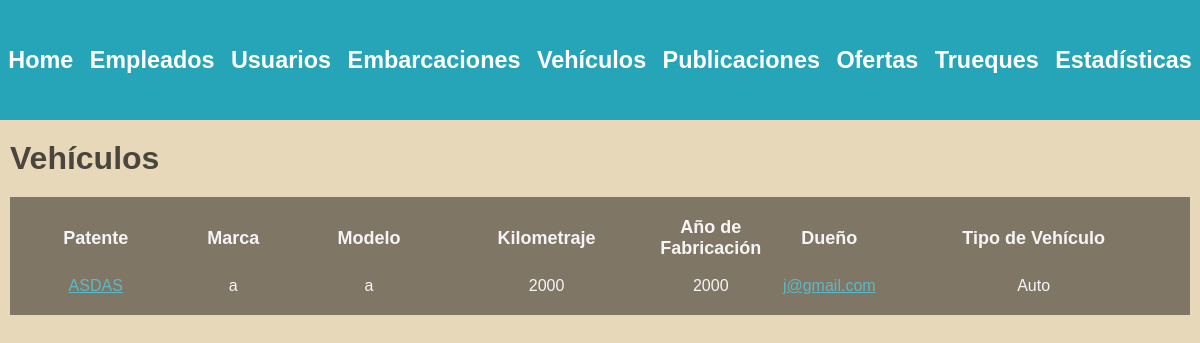
Before: /administrador/vehiculos/ (signed in) with the older database file.
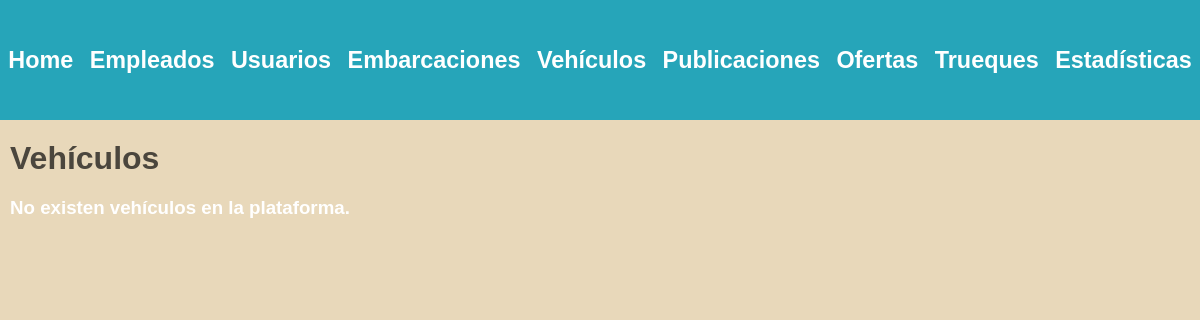
After: the same page with the newer database file.
### vehiculos/models.py (models this page shows)
class Vehiculo(models.Model):
    patente = models.CharField(max_length=100, unique=True)
    marca = models.CharField(max_length=100)
    modelo = models.CharField(max_length=100)
    tipo = models.ForeignKey(TipoVehiculo, on_delete=models.SET_NULL, null=True)
    año_fabricacion = models.DecimalField(max_digits=4, decimal_places=0, default=2000)
    kilometraje = models.DecimalField(max_digits=10, decimal_places=0, default=0)
    dueño = models.ForeignKey(Usuario, on_delete=models.CASCADE)

class TipoVehiculo(models.Model):
    clase = models.CharField(max_length=50, unique=True)

### usuarios/models.py (models this page shows, shortened)
class Usuario(AbstractBaseUser, PermissionsMixin):
    nombre = models.CharField(max_length=50)
    apellido = models.CharField(max_length=50)
    fecha_nacimiento = models.DateField()
    telefono = models.CharField(max_length=13)
    mail = models.EmailField(max_length=50, unique=True)
    password = models.CharField(max_length=128)
    is_staff= models.BooleanField(default=False)
    is_blocked= models.BooleanField(default=False)
    USERNAME_FIELD = 'mail'
    REQUIRED_FIELDS = ['nombre', 'apellido', 'fecha_nacimiento', 'telefono']

### administrador/views.py (the view)
# urls.py: path('administrador/vehiculos/', views.listar_vehiculos, name='lista vehiculos'),
@login_required(login_url=reverse_lazy('home'))
def listar_vehiculos(request):
    user = request.user
    if not user.is_superuser:
        return redirect('home')
    vehiculos = Vehiculo.objects.exclude(patente__startswith='*')
    return render(request, 'vehicles.html', {'vehiculos': vehiculos})

### autenticacion/backend.py (called while the page is built)
    def get_user(self, user_id):
        UserModel = get_user_model()
        try:
            return UserModel.objects.get(pk=user_id)
        except UserModel.DoesNotExist:
            return None

### administrador/templates/vehicles.html (shortened to what this page needs)
{% extends 'layouts/navbar.html' %}
{% block content %}
<div class="header">
    <h1>Vehículos</h1>
</div>
{% if vehiculos %}
    <table>
        <thead>
            <tr>
                <th>Patente</th>
                <th>Marca</th>
                <th>Modelo</th>
                <th>Kilometraje</th>
                <th>Año de Fabricación</th>
                <th>Dueño</th>
                <th>Tipo de Vehículo</th>
            </tr>
        </thead>
        <tbody>
            {% for vehiculo in vehiculos %}
                <tr>
                    <td>
                        <a href="{% url 'ver detalle vehiculo' vehiculo.id 0 %}"> {{vehiculo.patente}} </a>
                    </td>
                    <td>{{ vehiculo.marca }}</td>
                    <td>{{ vehiculo.modelo }}</td>
                    <td>{{ vehiculo.kilometraje }}</td>
                    <td>{{ vehiculo.año_fabricacion }}</td>
                    <td>
                        <a href="{% url 'ver perfil' vehiculo.dueño.id %}"> {{vehiculo.dueño}} </a>
                    </td>
                    <td>{{ vehiculo.tipo.clase }}</td>
                </tr>
            {% endfor %}
        </tbody>
    </table>
{% else %}
    <h3>No existen vehículos en la plataforma.</h3>
{% endif %}
{% endblock %}

Changed rows visible on the page:
removed Vehiculo: patente "ASDAS", marca "a", modelo "a", kilometraje "2000", año_fabricacion "2000", dueño "j@gmail.com", tipo.clase "Auto"
Other visible differences:
text no longer shown: "Patente Marca Modelo Kilometraje Año de Fabricación Dueño Tipo de Vehículo"
text now shown: "No existen vehículos en la plataforma."
